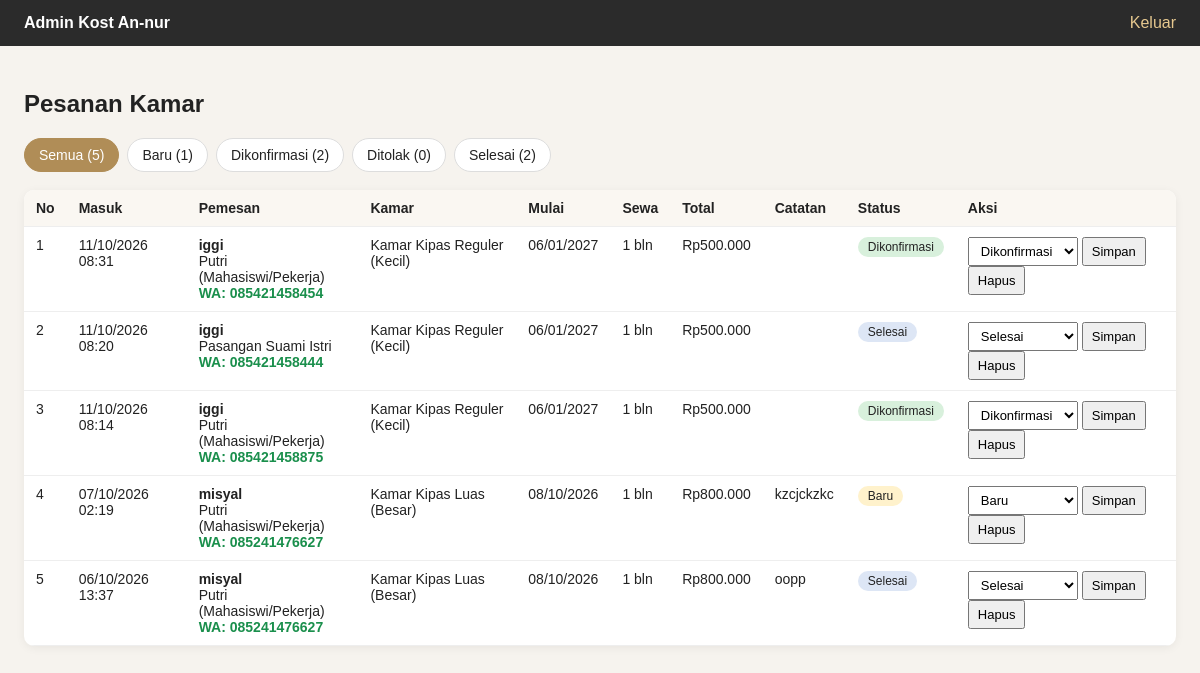
The page /admin/index.php (signed in) on the database its author committed.
### tables this page shows
CREATE TABLE `pesanan` (
  `id` int(11) NOT NULL,
  `tipe_kamar` varchar(100) NOT NULL,
  `nama` varchar(100) NOT NULL,
  `hp` varchar(20) NOT NULL,
  `status_penghuni` varchar(50) NOT NULL,
  `tanggal_mulai` date NOT NULL,
  `durasi` int(11) NOT NULL,
  `catatan` text DEFAULT NULL,
  `total` bigint(20) NOT NULL,
  `status` enum('Baru','Dikonfirmasi','Ditolak','Selesai') NOT NULL DEFAULT 'Baru',
  `dibuat_pada` timestamp NOT NULL DEFAULT current_timestamp()
);

### admin/index.php (the view, shortened to what this page needs)
<?php
require_once __DIR__ . '/../api/db-pesanan.php';
$daftarStatus = ['Baru', 'Dikonfirmasi', 'Ditolak', 'Selesai'];
$filter = $_GET['status'] ?? '';
if (in_array($filter, $daftarStatus, true)) {
    $stmt = $conn->prepare("SELECT * FROM pesanan WHERE status = ? ORDER BY id DESC");
    $stmt->bind_param("s", $filter);
    $stmt->execute();
    $result = $stmt->get_result();
} else {
    $filter = '';
    $result = $conn->query("SELECT * FROM pesanan ORDER BY id DESC");
}
$hitung = array_fill_keys($daftarStatus, 0);
$rs = $conn->query("SELECT status, COUNT(*) AS jml FROM pesanan GROUP BY status");
while ($r = $rs->fetch_assoc()) {
    $hitung[$r['status']] = (int) $r['jml'];
}
function nomor_wa($hp) {
    $n = preg_replace('/\D/', '', $hp);
    if (substr($n, 0, 1) === '0') {
        $n = '62' . substr($n, 1);
    }
    return $n;
}
function rupiah($n) {
    return 'Rp' . number_format($n, 0, ',', '.');
}
?>
<!DOCTYPE html>
<html lang="id">
<head>
</head>
<body>
<header>
    <strong>Admin Kost An-nur</strong>
    <a href="logout.php">Keluar</a>
</header>
<main>
    <h2>Pesanan Kamar</h2>
    <div class="tabs">
        <a href="index.php" class="<?= $filter === '' ? 'on' : '' ?>">Semua (<?= array_sum($hitung) ?>)</a>
        <?php foreach ($daftarStatus as $s): ?>
            <a href="index.php?status=<?= $s ?>" class="<?= $filter === $s ? 'on' : '' ?>"><?= $s ?> (<?= $hitung[$s] ?>)</a>
        <?php endforeach; ?>
    </div>
    <div class="wrap">
        <table>
            <tr>
                <th>No</th>
                <th>Masuk</th>
                <th>Pemesan</th>
                <th>Kamar</th>
                <th>Mulai</th>
                <th>Sewa</th>
                <th>Total</th>
                <th>Catatan</th>
                <th>Status</th>
                <th>Aksi</th>
            </tr>
            <?php
            $no = 1;
            while ($row = $result->fetch_assoc()) :
            ?>
            <tr>
                <td><?= $no++ ?></td>
                <td><?= htmlspecialchars(date('d/m/Y H:i', strtotime($row['dibuat_pada']))) ?></td>
                <td>
                    <strong><?= htmlspecialchars($row['nama']) ?></strong><br>
                    <?= htmlspecialchars($row['status_penghuni']) ?><br>
                    <a class="wa" target="_blank" rel="noopener"
                    href="https://wa.me/<?= nomor_wa($row['hp']) ?>">WA: <?= htmlspecialchars($row['hp']) ?></a>
                </td>
                <td><?= htmlspecialchars($row['tipe_kamar']) ?></td>
                <td><?= htmlspecialchars(date('d/m/Y', strtotime($row['tanggal_mulai']))) ?></td>
                <td><?= (int) $row['durasi'] ?> bln</td>
                <td><?= rupiah($row['total']) ?></td>
                <td><?= htmlspecialchars($row['catatan'] ?? '') ?></td>
                <td><span class="badge <?= htmlspecialchars($row['status']) ?>"><?= htmlspecialchars($row['status']) ?></span></td>
                <td>
                    <form class="inline" action="ubah-status.php" method="post">
                        <select name="status">
                            <?php foreach ($daftarStatus as $s): ?>
                                <option value="<?= $s ?>" <?= $row['status'] === $s ? 'selected' : '' ?>><?= $s ?></option>
                            <?php endforeach; ?>
                        </select>
                        <button type="submit">Simpan</button>
                    </form>
                    <form class="inline" action="hapus.php" method="post"
                        onsubmit="return confirm('Yakin hapus pesanan ini?');">
                        <button type="submit">Hapus</button>
                    </form>
                </td>
            </tr>
            <?php endwhile; ?>
        </table>
    </div>
</main>
</body>
</html>

### admin/index.php (style rules this page uses)
body { font-family: Arial, sans-serif; margin: 0; background: #f6f3ee; color: #222; }
header { background: #2b2b2b; color: #fff; padding: 14px 24px; display: flex; justify-content: space-between; align-items: center; }
header a { color: #e6c88f; text-decoration: none; }
main { padding: 24px; max-width: 1200px; margin: 0 auto; }
.tabs { display: flex; gap: 8px; flex-wrap: wrap; margin-bottom: 18px; }
.tabs a { padding: 8px 14px; border-radius: 20px; background: #fff; border: 1px solid #ddd; color: #222; text-decoration: none; font-size: 14px; }
.tabs a.on { background: #b08d57; color: #fff; border-color: #b08d57; }
.wrap { overflow-x: auto; background: #fff; border-radius: 10px; box-shadow: 0 2px 10px rgba(0,0,0,.06); }
table { border-collapse: collapse; width: 100%; min-width: 900px; }
th, td { padding: 10px 12px; border-bottom: 1px solid #eee; text-align: left; font-size: 14px; vertical-align: top; }
th { background: #faf7f2; }
.badge { display: inline-block; padding: 3px 10px; border-radius: 12px; font-size: 12px; }
.Baru { background: #fff2cc; }
.Dikonfirmasi { background: #d8f0dc; }
.Selesai { background: #dde6f5; }
form.inline { display: inline; margin: 0; }
select, button { font: inherit; font-size: 13px; padding: 5px 8px; }
.wa { color: #1a8f4c; text-decoration: none; font-weight: 600; }

### rows shown on the page
pesanan: dibuat_pada "11/10/2026 08:31", nama "iggi", status_penghuni "Putri (Mahasiswi/Pekerja)", hp "085421458454", tipe_kamar "Kamar Kipas Reguler (Kecil)", tanggal_mulai "06/01/2027", durasi "1", total "Rp500.000", status "Dikonfirmasi"
pesanan: dibuat_pada "11/10/2026 08:20", nama "iggi", status_penghuni "Pasangan Suami Istri", hp "085421458444", tipe_kamar "Kamar Kipas Reguler (Kecil)", tanggal_mulai "06/01/2027", durasi "1", total "Rp500.000", status "Selesai"
pesanan: dibuat_pada "11/10/2026 08:14", nama "iggi", status_penghuni "Putri (Mahasiswi/Pekerja)", hp "085421458875", tipe_kamar "Kamar Kipas Reguler (Kecil)", tanggal_mulai "06/01/2027", durasi "1", total "Rp500.000", status "Dikonfirmasi"
pesanan: dibuat_pada "07/10/2026 02:19", nama "misyal", status_penghuni "Putri (Mahasiswi/Pekerja)", hp "085241476627", tipe_kamar "Kamar Kipas Luas (Besar)", tanggal_mulai "08/10/2026", durasi "1", total "Rp800.000", catatan "kzcjckzkc", status "Baru"
pesanan: dibuat_pada "06/10/2026 13:37", nama "misyal", status_penghuni "Putri (Mahasiswi/Pekerja)", hp "085241476627", tipe_kamar "Kamar Kipas Luas (Besar)", tanggal_mulai "08/10/2026", durasi "1", total "Rp800.000", catatan "oopp", status "Selesai"

### other values the page prints
array_sum($hitung) "5"
$s "Baru"
$hitung[$s] "1"
$s "Dikonfirmasi"
$hitung[$s] "2"
$s "Ditolak"
$hitung[$s] "0"
$s "Selesai"
